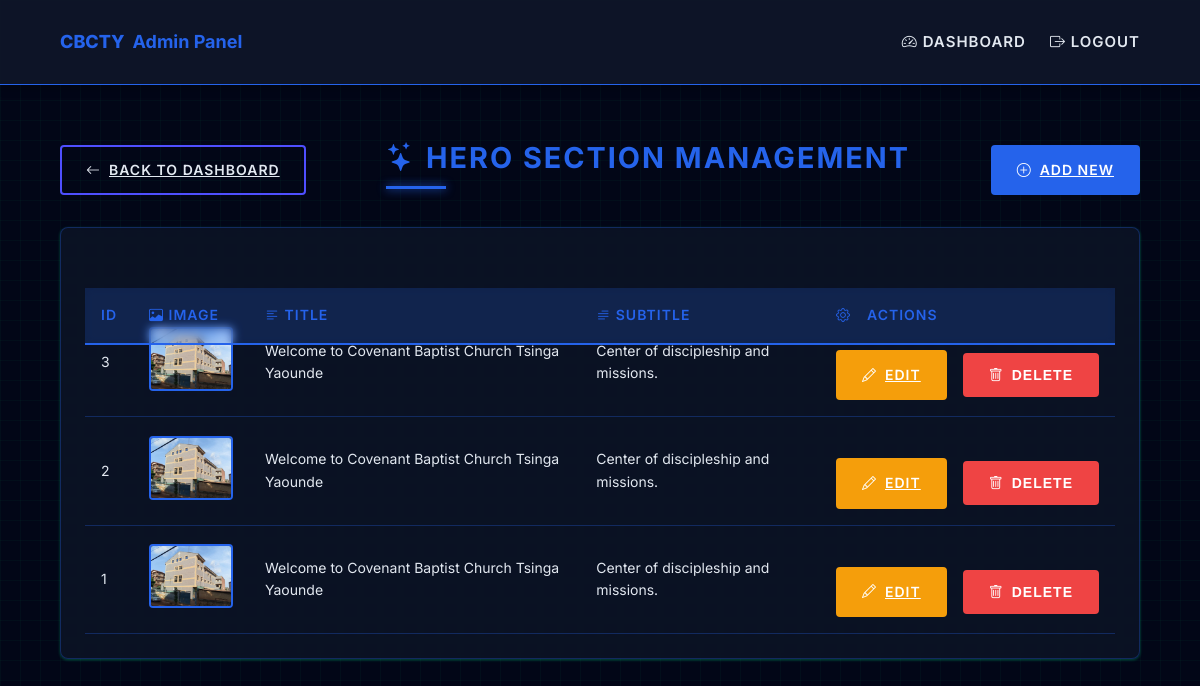
Page /admin/hero/hero.php on the committed database.
### tables this page shows
CREATE TABLE `hero_section` (
  `id` int(11) NOT NULL,
  `image_url` varchar(255) NOT NULL,
  `title` varchar(255) NOT NULL,
  `subtitle` text NOT NULL
);

### admin/includes/hero-crud.php (called while the page is built, shortened)
<?php
require_once __DIR__ . '/../../includes/connect.php';
class HeroCRUD {
    private $pdo;
    public function __construct($pdo) {
        $this->pdo = $pdo;
    }
    public function getAllHeroes() {
        $stmt = $this->pdo->query("SELECT * FROM hero_section ORDER BY id DESC");
        return $stmt->fetchAll(PDO::FETCH_ASSOC);
    }
}
$heroCRUD = new HeroCRUD($pdo);
?>

### admin/hero/hero.php (the view, shortened to what this page needs)
<?php
include '../../includes/connect.php';
include '../includes/hero-crud.php';
$heroes = $heroCRUD->getAllHeroes();
?>
<!DOCTYPE html >
<html lang="en" data-theme="light">
<head>
    <link rel="stylesheet" href="../assets/css/main.css">
    <link rel="stylesheet" href="https://cdn.jsdelivr.net/npm/bootstrap-icons@1.11.1/font/bootstrap-icons.css">
</head>
<body>
<?php include '../includes/header.php'; ?>
<div class="hero-container">
<div class="hero-header">
<div>
<a href="../dashboard.php" class="back-btn">
    <i class="bi bi-arrow-left"></i> Back to Dashboard
</a>
</div>
<h2><i class="bi bi-stars"></i> Hero Section Management</h2>
<a href="hero-create.php" class="add-btn">
<i class="bi bi-plus-circle"></i> Add New
</a>
</div>
<div class="hero-card">
    <div class="hero-card-body">
        <div class="table-container">
<table class="hero-table">
    <thead>
    <tr>
    <th> ID</th>
    <th><i class="bi bi-image"></i> Image</th>
    <th><i class="bi bi-text-left"></i> Title</th>
    <th><i class="bi bi-text-paragraph"></i> Subtitle</th>
    <th class="action-btns"><i class="bi bi-gear"></i> Actions</th>
    </tr>
    </thead>
<tbody>
<?php foreach ($heroes as $hero): ?>
<tr>
<td><i class="bi "></i> <?= htmlspecialchars($hero['id']) ?></td>
<td>
    <img src="../../<?= htmlspecialchars($hero['image_url']) ?>"
            alt="<?= htmlspecialchars($hero['title']) ?>"
            class="hero-img">
</td>
<td><i class=""></i> <?= htmlspecialchars($hero['title']) ?></td>
<td><i class=""></i> <?= htmlspecialchars($hero['subtitle']) ?></td>
<td class="action-btns">
    <a href="hero-edit.php?id=<?= $hero['id'] ?>"
        class="edit-btn">
        <i class="bi bi-pencil"></i> Edit
    </a>
    <button type="button" onclick="showDeleteModal(<?= $hero['id'] ?>)" class="delete-btn">
        <i class="bi bi-trash"></i> Delete
    </button>
</td>
</tr>
<?php endforeach; ?>
</tbody>
</table>
    </div>
        </div>
    </div>
</div>
</body>
</html>

### admin/assets/css/main.css (style rules this page uses)
:root { --primary: #2563eb; --primary-dark: #1d4ed8; --primary-light: #3b82f6; --danger: #ef4444; --danger-dark: #dc2626; --warning: #f59e0b; --warning-dark: #d97706; --white: #ffffff; --light: #e2e8f0; --gray: rgb(79, 79, 255); --dark: #0f172a; --bg-color: #020617; --card-bg: rgba(15, 23, 42, 0.7); --text-color: #e2e8f0; --text-dark: #0f172a; --shadow: 0 1px 3px rgba(0, 255, 157, 0.3); --transition: all 0.2s cubic-bezier(0.4, 0, 0.2, 1); --border-color: rgba(37, 99, 235, 0.3); --hover-bg: rgba(37, 99, 235, 0.05); }
html { transition: background-color 0.3s ease, color 0.3s ease; }
body { font-family: 'Rajdhani', 'Inter', -apple-system, sans-serif; line-height: 1.6; color: var(--text-color); background-color: var(--bg-color); margin: 0; padding: 0; background-image: linear-gradient(rgba(0, 255, 157, 0.03) 1px, transparent 1px), linear-gradient(90deg, rgba(0, 255, 157, 0.03) 1px, transparent 1px); background-size: 20px 20px; transition: var(--transition); }
.hero-container { width: 90%; max-width: 1200px; margin: 1.5rem auto; padding: 0 1rem; }
.hero-header { margin-top: 120px; display: flex; justify-content: space-between; align-items: center; margin-bottom: 2rem; flex-wrap: wrap; gap: 1rem; }
.hero-header h2 { margin: 0; color: var(--primary); font-weight: 700; font-size: 1.8rem; text-transform: uppercase; letter-spacing: 2px; position: relative; }
.hero-header h2::after { content: ''; position: absolute; bottom: -8px; left: 0; width: 60px; height: 3px; background: var(--primary); box-shadow: 0 0 10px var(--primary); }
.hero-card, .leader-card { background: var(--card-bg); border-radius: 8px; box-shadow: var(--shadow); overflow: hidden; border: 1px solid var(--border-color); backdrop-filter: blur(5px); transition: var(--transition); }
.hero-card-body { padding: 1.5rem; color: var(--text-color); }
.hero-table { width: 100%; border-collapse: separate; border-spacing: 0; }
.hero-table thead { background: rgba(37, 99, 235, 0.2); backdrop-filter: blur(5px); position: sticky; top: 60px; }
.hero-table th { padding: 1rem; text-align: left; font-weight: 600; color: var(--primary); font-size: 0.875rem; text-transform: uppercase; letter-spacing: 1px; border-bottom: 2px solid var(--primary); }
.hero-table td { padding: 1rem; border-bottom: 1px solid var(--border-color); vertical-align: middle; font-size: 0.875rem; color: var(--text-color); }
.hero-img { width: 80px; height: 60px; border-radius: 4px; object-fit: cover; border: 2px solid var(--primary); transition: var(--transition); }
.action-btns { display: flex; gap: 1rem; align-items: center; }
.submit-btn, .back-btn, .add-btn, .edit-btn, .delete-btn { margin-top: 25px; display: inline-flex; align-items: center; justify-content: center; gap: 0.5rem; padding: 0.75rem 1.5rem; border-radius: 4px; font-weight: 600; transition: var(--transition); font-size: 0.875rem; cursor: pointer; text-transform: uppercase; letter-spacing: 1px; position: relative; overflow: hidden; border: 2px solid transparent; }
.submit-btn, .add-btn { background: var(--primary); color: var(--white); border-color: var(--primary); }
.back-btn { background: transparent; color: var(--text-color); border-color: var(--gray); }
.edit-btn { background: var(--warning); color: var(--white); border-color: var(--warning); }
.delete-btn { background: var(--danger); color: var(--white); border-color: var(--danger); }

### rows in the picture
hero_section: id "3", image_url (picture), title "Welcome to Covenant Baptist Church Tsinga Yaounde", subtitle "Center of discipleship and missions."
hero_section: id "2", image_url (picture), title "Welcome to Covenant Baptist Church Tsinga Yaounde", subtitle "Center of discipleship and missions."
hero_section: id "1", image_url (picture), title "Welcome to Covenant Baptist Church Tsinga Yaounde", subtitle "Center of discipleship and missions."
